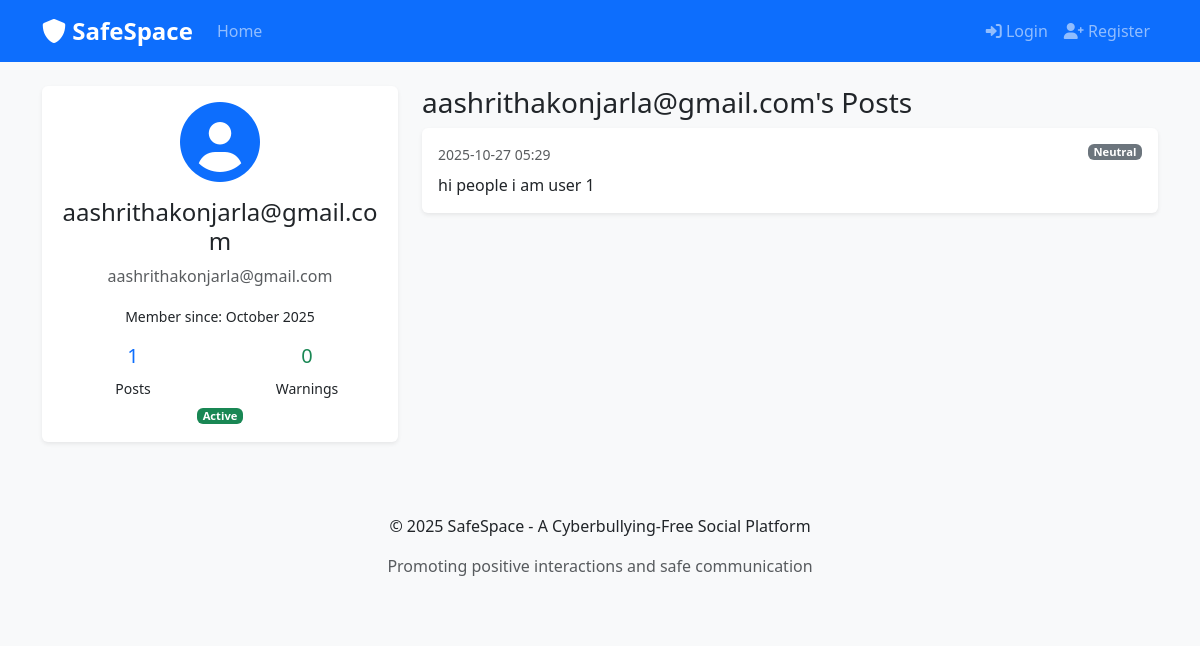
Screenshot of /profile/aashrithakonjarla@gmail.com with the database file from the repository.
### app.py (models this page shows, shortened)
class User(UserMixin, db.Model):
    id = db.Column(db.Integer, primary_key=True)
    username = db.Column(db.String(80), unique=True, nullable=False)
    email = db.Column(db.String(120), unique=True, nullable=False)
    password_hash = db.Column(db.String(120), nullable=False)
    is_admin = db.Column(db.Boolean, default=False)
    is_banned = db.Column(db.Boolean, default=False)
    warning_count = db.Column(db.Integer, default=0)
    created_at = db.Column(db.DateTime, default=datetime.utcnow)
    posts = db.relationship('Post', backref='author', lazy=True)

class Post(db.Model):
    id = db.Column(db.Integer, primary_key=True)
    content = db.Column(db.Text, nullable=False)
    user_id = db.Column(db.Integer, db.ForeignKey('user.id'), nullable=False)
    created_at = db.Column(db.DateTime, default=datetime.utcnow)
    is_approved = db.Column(db.Boolean, default=True)
    sentiment_score = db.Column(db.Float)
    sentiment_label = db.Column(db.String(20))
    is_flagged = db.Column(db.Boolean, default=False)
    flagged_reason = db.Column(db.String(200))

### app.py (the view)
@app.route('/profile/<username>')
def profile(username):
    user = User.query.filter_by(username=username).first_or_404()
    posts = Post.query.filter_by(user_id=user.id, is_approved=True).order_by(Post.created_at.desc()).all()
    return render_template('profile.html', user=user, posts=posts)

### templates/profile.html (shortened to what this page needs)
{% extends "base.html" %}
{% block content %}
<div class="row">
    <div class="col-md-4">
        <div class="card">
            <div class="card-body text-center">
                <i class="fas fa-user-circle fa-5x text-primary mb-3"></i>
                <h4>{{ user.username }}</h4>
                <p class="text-muted">{{ user.email }}</p>
                <p><small>Member since: {{ user.created_at.strftime('%B %Y') }}</small></p>
                <div class="row text-center mt-3">
                    <div class="col-6">
                        <h5 class="text-primary">{{ posts|length }}</h5>
                        <small>Posts</small>
                    </div>
                    <div class="col-6">
                        <h5 class="text-{{ 'danger' if user.warning_count > 0 else 'success' }}">{{ user.warning_count }}</h5>
                        <small>Warnings</small>
                    </div>
                </div>
                {% if user.is_banned %}
                    <span class="badge bg-danger mt-2">Banned</span>
                {% else %}
                    <span class="badge bg-success mt-2">Active</span>
                {% endif %}
            </div>
        </div>
    </div>
    <div class="col-md-8">
        <h3>{{ user.username }}'s Posts</h3>
        {% if posts %}
            {% for post in posts %}
                <div class="card mb-3">
                    <div class="card-body">
                        <div class="d-flex justify-content-between align-items-start mb-2">
                            <small class="text-muted">{{ post.created_at.strftime('%Y-%m-%d %H:%M') }}</small>
                            {% if post.sentiment_label %}
                                <span class="badge bg-{{ 'success' if post.sentiment_label == 'positive' else 'secondary' }}">
                                    {{ post.sentiment_label.title() }}
                                </span>
                            {% endif %}
                        </div>
                        <p class="card-text">{{ post.content }}</p>
                    </div>
                </div>
            {% endfor %}
        {% else %}
            <div class="text-center py-5">
                <i class="fas fa-comments fa-3x text-muted mb-3"></i>
                <h4>No posts yet</h4>
                <p class="text-muted">{{ user.username }} hasn't shared anything yet.</p>
            </div>
        {% endif %}
    </div>
</div>
{% endblock %}

### style.css (style rules this page uses)
body { background-color: #f8f9fa; }
.card { border: none; box-shadow: 0 0.125rem 0.25rem rgba(0, 0, 0, 0.075); transition: box-shadow 0.15s ease-in-out; }
.badge { font-size: 0.7em; padding: 0.25em 0.5em; }

### rows the page displays
User: username "aashrithakonjarla@gmail.com", email "aashrithakonjarla@gmail.com", created_at "October 2025", warning_count "0"
Post: created_at "2025-10-27 05:29", sentiment_label "Neutral", content "hi people i am user 1"

### other values shown
{{ posts|length }} "1"
